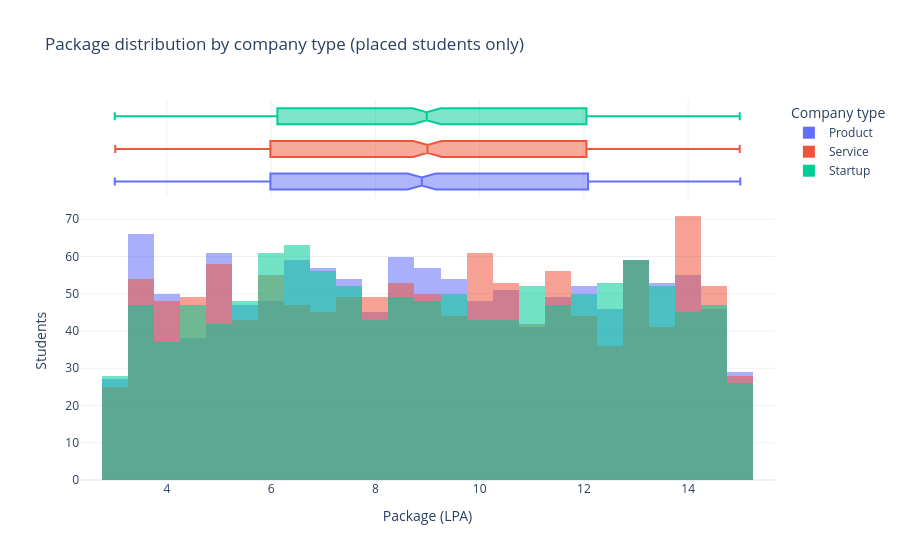

The code cell stored with this chart in its notebook:
### Markdown cell above
## 6. How is package spread shaped?

**Question:** Are most recorded packages concentrated in a range, or spread evenly across values?

**How to read it:** Package values are grouped into bins; bar height is the number of placed students in each bin. Colors show company type. The marginal box plot gives a compact view of the median and spread. Click legend items to compare selected companies.

**Use this plot for:** understanding distribution shape and comparing where observations are concentrated. Bin counts depend on the chosen bin width, so focus on broad patterns rather than treating bin edges as meaningful thresholds.

### Code cell
fig = px.histogram(
    placed_company_df,
    x="package_lpa",
    color="company_type",
    barmode="overlay",
    opacity=0.55,
    nbins=30,
    marginal="box",
    category_orders={"company_type": company_order},
    title="Package distribution by company type (placed students only)",
    labels={"package_lpa": "Package (LPA)", "count": "Number of students", "company_type": "Company type"},
)
fig.update_layout(template="plotly_white", yaxis_title="Students")
fig.show()

### Figure 1 — Plotly figure (JSON) as saved in the notebook; plotly's stock layout.template omitted (floating-point values rounded to 4 significant figures; data arrays with more than 128 entries replaced by an {"elided": "..."} marker saying what was removed)
{"data": [{"bingroup": "x", "hovertemplate": "Company type=Product<br>Package (LPA)=%{x}<br>count=%{y}<extra></extra>", "legendgroup": "Product", "marker": {"color": "#636efa", "opacity": 0.55, "pattern": {"shape": ""}}, "name": "Product", "nbinsx": 30, "orientation": "v", "showlegend": true, "type": "histogram", "x": {"elided": "1252 float values"}, "xaxis": "x", "yaxis": "y"}, {"hovertemplate": "Company type=Product<br>Package (LPA)=%{x}<extra></extra>", "legendgroup": "Product", "marker": {"color": "#636efa"}, "name": "Product", "notched": true, "showlegend": false, "type": "box", "x": {"elided": "1252 float values"}, "xaxis": "x2", "yaxis": "y2"}, {"bingroup": "x", "hovertemplate": "Company type=Service<br>Package (LPA)=%{x}<br>count=%{y}<extra></extra>", "legendgroup": "Service", "marker": {"color": "#EF553B", "opacity": 0.55, "pattern": {"shape": ""}}, "name": "Service", "nbinsx": 30, "orientation": "v", "showlegend": true, "type": "histogram", "x": {"elided": "1212 float values"}, "xaxis": "x", "yaxis": "y"}, {"hovertemplate": "Company type=Service<br>Package (LPA)=%{x}<extra></extra>", "legendgroup": "Service", "marker": {"color": "#EF553B"}, "name": "Service", "notched": true, "showlegend": false, "type": "box", "x": {"elided": "1212 float values"}, "xaxis": "x2", "yaxis": "y2"}, {"bingroup": "x", "hovertemplate": "Company type=Startup<br>Package (LPA)=%{x}<br>count=%{y}<extra></extra>", "legendgroup": "Startup", "marker": {"color": "#00cc96", "opacity": 0.55, "pattern": {"shape": ""}}, "name": "Startup", "nbinsx": 30, "orientation": "v", "showlegend": true, "type": "histogram", "x": {"elided": "1188 float values"}, "xaxis": "x", "yaxis": "y"}, {"hovertemplate": "Company type=Startup<br>Package (LPA)=%{x}<extra></extra>", "legendgroup": "Startup", "marker": {"color": "#00cc96"}, "name": "Startup", "notched": true, "showlegend": false, "type": "box", "x": {"elided": "1188 float values"}, "xaxis": "x2", "yaxis": "y2"}], "layout": {"barmode": "overlay", "legend": {"title": {"text": "Company type"}, "tracegroupgap": 0}, "title": {"text": "Package distribution by company type (placed students only)"}, "xaxis": {"anchor": "y", "domain": [0, 1], "title": {"text": "Package (LPA)"}}, "xaxis2": {"anchor": "y2", "domain": [0, 1], "matches": "x", "showgrid": true, "showticklabels": false}, "yaxis": {"anchor": "x", "domain": [0, 0.7326], "title": {"text": "Students"}}, "yaxis2": {"anchor": "x2", "domain": [0.7426, 1], "matches": "y2", "showgrid": false, "showline": false, "showticklabels": false, "ticks": ""}}}
